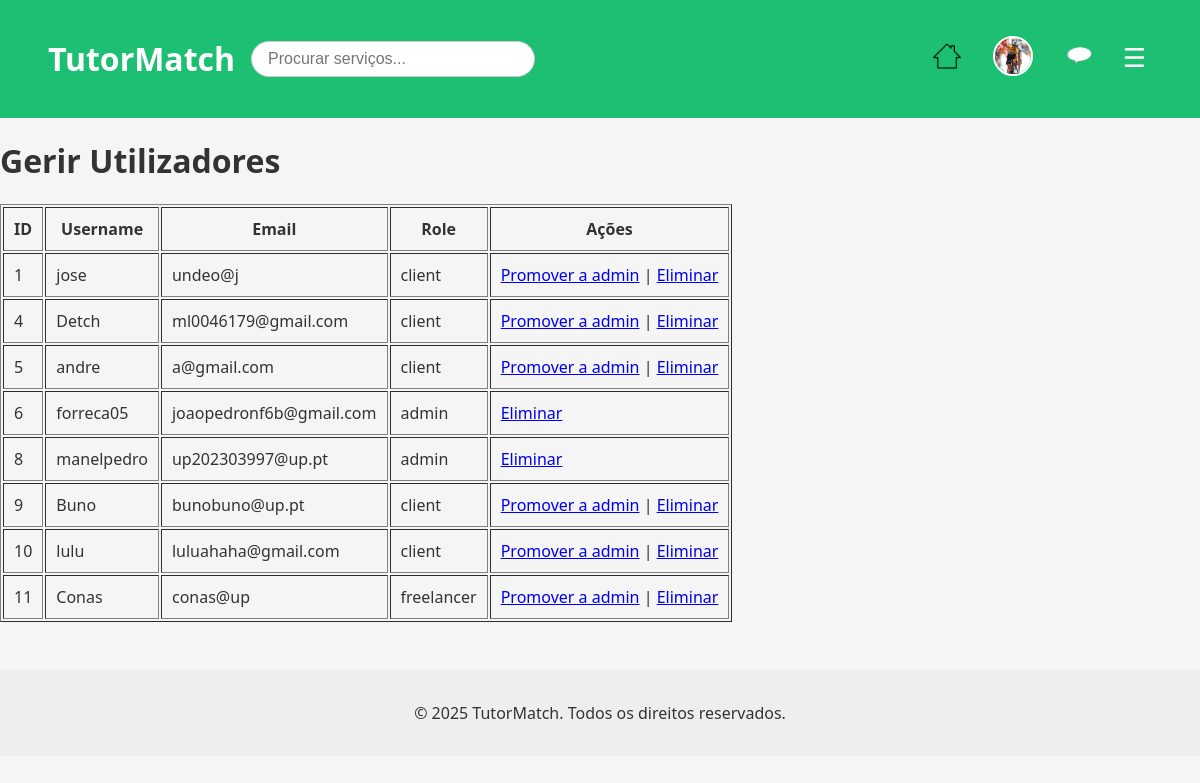
The page /pages/manage_users.php (signed in) on the database as committed earlier.
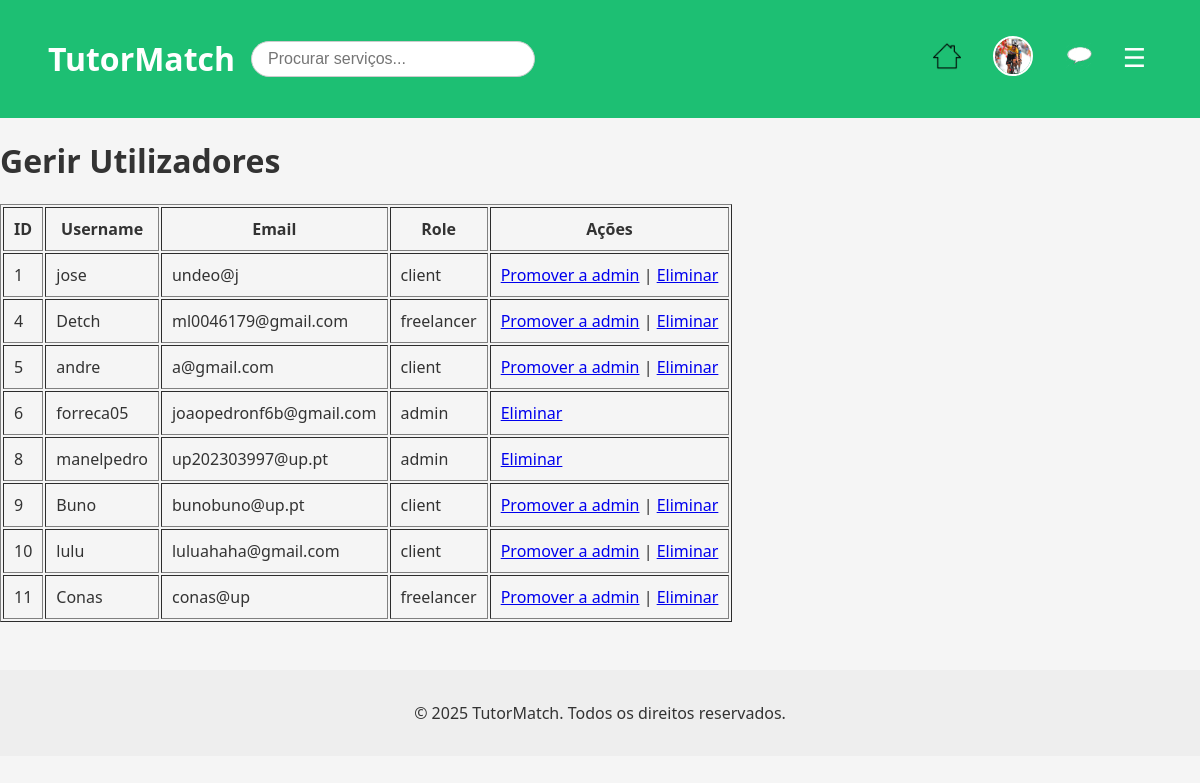
The same page on the database as committed later.
### tables this page shows
CREATE TABLE users (
            id INTEGER PRIMARY KEY AUTOINCREMENT,
            username TEXT NOT NULL UNIQUE,
            password TEXT NOT NULL,
            email TEXT NOT NULL UNIQUE,
            role TEXT DEFAULT 'client', -- client, freelancer, admin
            name TEXT,
            profile_pic TEXT DEFAULT '../img/default.jpeg' -- Adiciona a coluna profile_pic
        );

### pages/manage_users.php (the view, shortened to what this page needs)
<?php
require_once '../database/db.php';
$stmt = $db->query("SELECT id, username, email, role FROM users");
$users = $stmt->fetchAll();
?>
<?php include_once '../includes/header.php'; ?>
<h1>Gerir Utilizadores</h1>
<table border="1" cellpadding="10">
    <tr>
        <th>ID</th>
        <th>Username</th>
        <th>Email</th>
        <th>Role</th>
        <th>Ações</th>
    </tr>
    <?php foreach ($users as $user): ?>
    <tr>
        <td><?php echo htmlspecialchars($user['id']); ?></td>
        <td><?php echo htmlspecialchars($user['username']); ?></td>
        <td><?php echo htmlspecialchars($user['email']); ?></td>
        <td><?php echo htmlspecialchars($user['role']); ?></td>
        <td>
            <?php if ($user['role'] !== 'admin'): ?>
                <a href="../actions/promote_user.php?id=<?php echo $user['id']; ?>">Promover a admin</a> |
            <?php endif; ?>
            <a href="../actions/delete_user.php?id=<?php echo $user['id']; ?>" onclick="return confirm('Tem a certeza que quer eliminar?')">Eliminar</a>
        </td>
    </tr>
    <?php endforeach; ?>
</table>
<?php include_once '../includes/footer.php'; ?>

Rows that differ between the two databases and show on the page:
changed users "Detch": role "client" → "freelancer"
